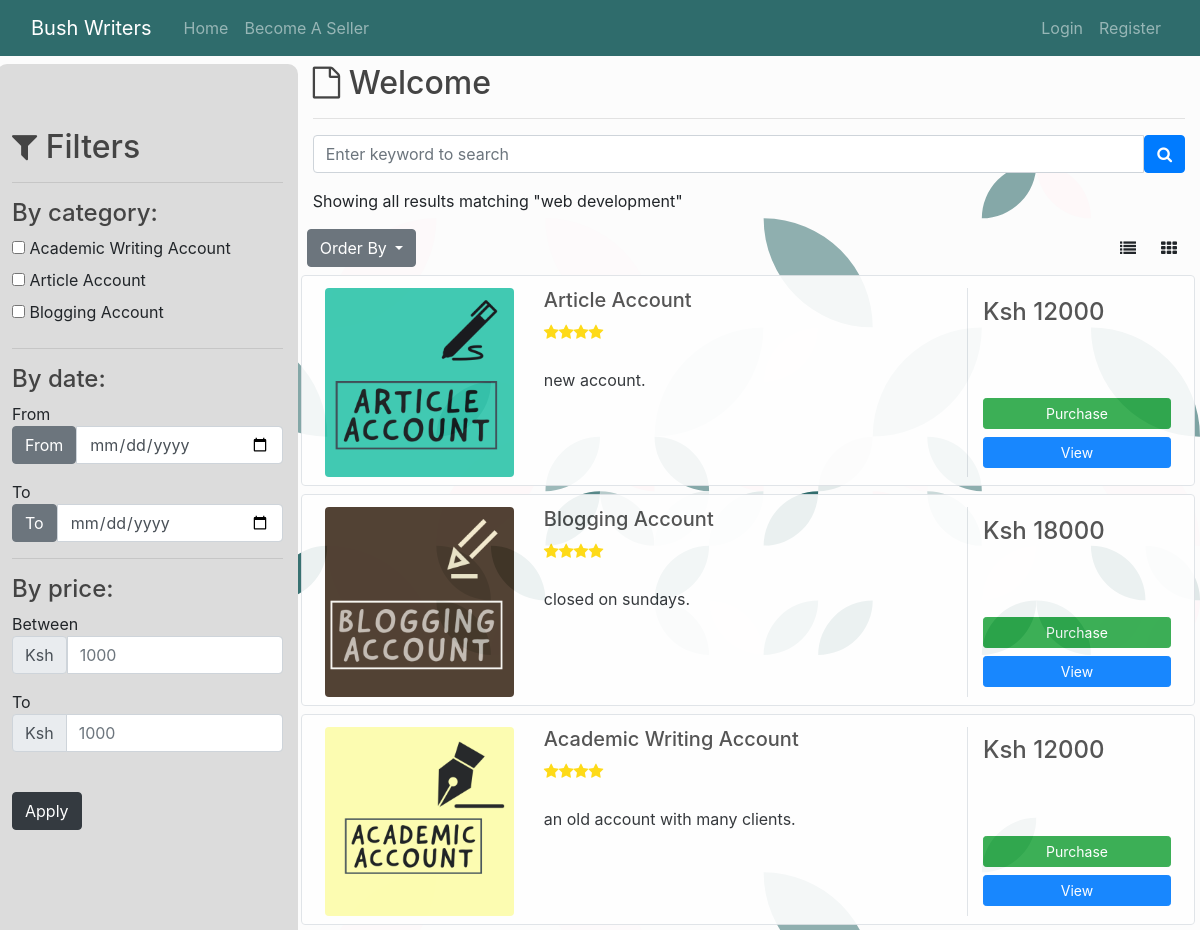
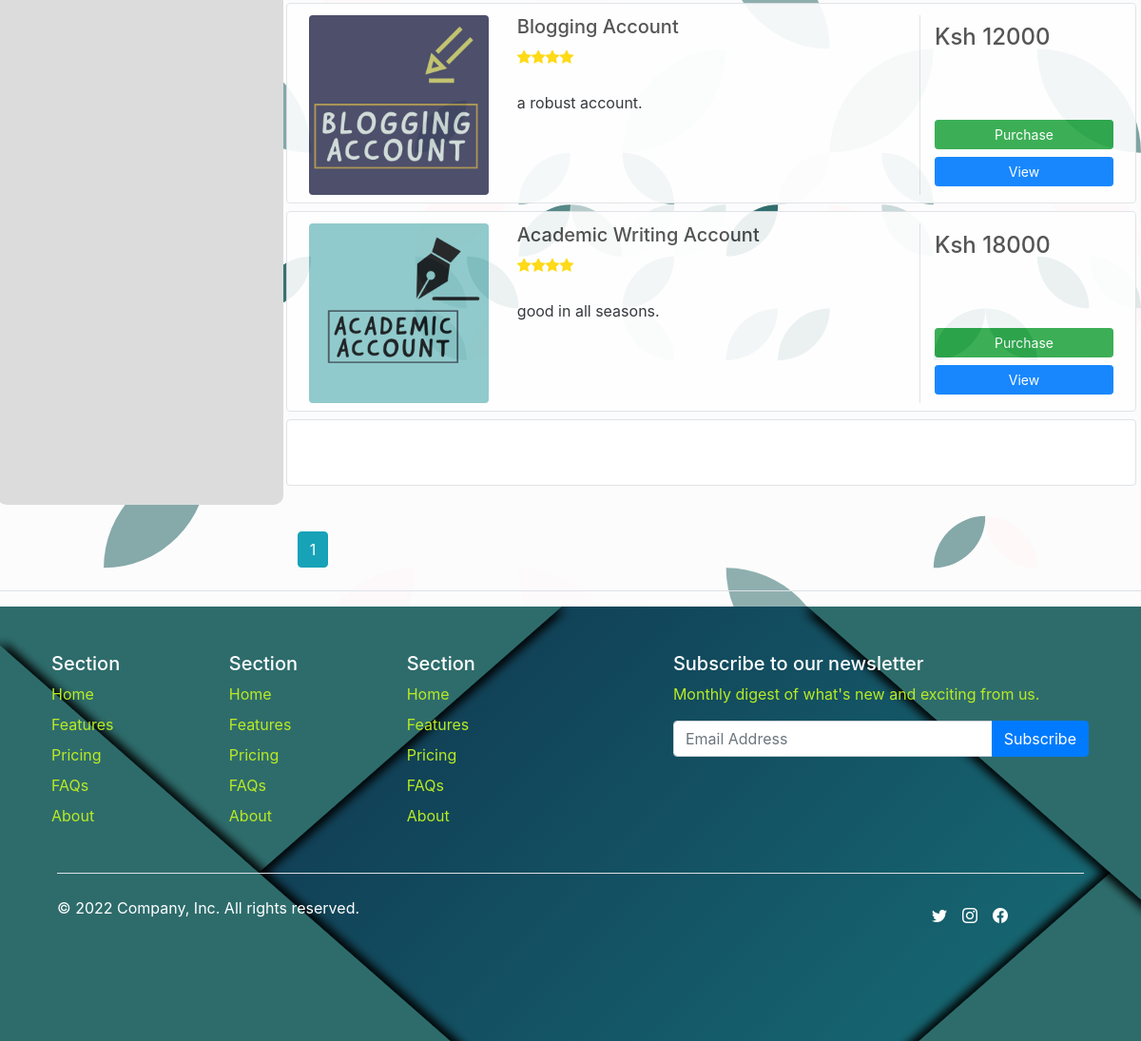
The page / on the database its author committed (2 pictures, top to bottom).
### models/accounts.py (models this page shows, shortened)
class Account(db.Model):
    STATUS_AVAILABLE = 0
    STATUS_ON_PROGRESS = 1
    STATUS_VERIFICATION_STAGE = 2
    STATUS_SUCCESSFUL_STAGE = 3
    STATUS_DISPUTED_STAGE = 4
    __tablename__ = 'account'
    account_id = db.Column(db.Integer, primary_key = True)
    account_type = db.Column(db.Enum(AccountType), default = AccountType.ACADEMIC_WRITING_ACCOUNT)
    account_name = db.Column(db.String(80), nullable = False)
    description = db.Column(db.String(120), nullable = False)
    brand = db.Column(db.String(60), nullable = False)
    price = db.Column(db.Integer, nullable = False)
    status = db.Column(db.SmallInteger, default=STATUS_AVAILABLE)
    account_creation_date = db.Column(db.Date, nullable = False)
    time_posted = db.Column(db.DateTime (timezone = True), default = func.now())
    user_id = db.Column(db.Integer, db.ForeignKey('user.id', ondelete = 'CASCADE'))
    images = db.relationship('Image', backref = 'account', passive_deletes = True, lazy='dynamic' )

### main/views.py (the view, shortened to what this page needs)
@main.route('/', methods = ['GET', 'POST'])
def viewpage():
    page = request.args.get('page', 1, type=int)
    account = Account.query.filter_by(status = 0).paginate(page=page, per_page=10)
    search_form = Search()
    purchase_form = Payment_Method()
    return render_template('view.html', account=account, logged_in_user=current_user, purchase_form = purchase_form, form = search_form)

### templates/view.html (shortened to what this page needs)
{% extends 'base.html' %}
{% block stylesheets %}
    <link href="https://cdnjs.cloudflare.com/ajax/libs/font-awesome/4.7.0/css/font-awesome.min.css" rel="stylesheet">
    <link rel="stylesheet" type="text/css" href="{{ url_for('static', filename='css/styles.css') }}" >
    <link rel="stylesheet" type="text/css" href="{{ url_for('static', filename='css/home_listing.css') }}" >
    <link href="https://stackpath.bootstrapcdn.com/bootstrap/4.4.1/css/bootstrap.min.css" rel="stylesheet">
{% endblock stylesheets %}
{% block content %}
<div class="container">
    <div class="row">
    <div class="col-md-12">
        <div class="grid search">
        <div class="grid-body">
            <div class="row">
            <div class="col-md-3 filter">
                <form action="">
                    <h2 class="grid-title"><i class="fa fa-filter"></i> Filters</h2>
                    <hr>
                    <h4>By category:</h4>
                    <div class="checkbox">
                    <label><input type="checkbox" class="icheck"> Academic Writing Account</label>
                    </div>
                    <div class="checkbox">
                    <label><input type="checkbox" class="icheck"> Article Account</label>
                    </div>
                    <div class="checkbox">
                    <label><input type="checkbox" class="icheck"> Blogging Account</label>
                    </div>
                    <hr>
                    <h4>By date:</h4>
                    From
                    <div class="input-group mb-3">
                        <button type="button" class="btn btn-secondary">From</button>
                        <input type="date" class="form-control" aria-label="Text input with segmented dropdown button">
                    </div>
                    To
                    <div class="input-group mb-3">
                        <button type="button" class="btn btn-secondary">To</button>
                        <input type="date" class="form-control" aria-label="Text input with segmented dropdown button">
                    </div>
                    <hr>
                    <h4>By price:</h4>
                    Between
                    <div class="input-group mb-3">
                        <span class="input-group-text">Ksh</span>
                        <input type="number" placeholder="1000" min="1000" max="50000" class="form-control" aria-label="Dollar amount (with dot and two decimal places)">
                    </div>
                    To
                    <div class="input-group mb-3">
                        <div class="input-group-prepend">
                          <span class="input-group-text">Ksh</span>
                        </div>
                        <input type="number" placeholder="1000" min="1000" max="50000" class="form-control" aria-label="Amount (to the nearest dollar)">
                      </div>
                    <br>
                <button type="button" class="btn btn-dark">Apply</button>
                </form>
            </div>
            <div class="col-md-9">
                {% if logged_in_user %}
                    <h2><i class="fa fa-file-o"></i> Welcome {{ logged_in_user.username | title }}</h2>
                {% else %}
                    <h2><i class="fa fa-file-o"></i> Welcome </h2>
                {% endif %}
                <hr>
                <form action="{{ url_for('main.search_results') }}" method="POST">
                    <div class="input-group">
                        <div class="input-group mb-3">
                            {% if form.keyword.errors %}
                                {{ form.keyword(class="form-control form-control-lg is-invalid") }}
                                <div class="invalid-feedback">
                                    {% for error in form.keyword.errors %}
                                        <span>{{ error }}</span>
                                    {% endfor %}
                                </div>
                            {% else %}
                                {{ form.keyword(class="form-control", placeholder='Enter keyword to search') }}
                            {% endif %}
                            <span class="input-group-btn">
                                <button class="btn btn-primary" name = 'search' type="submit"><i class="fa fa-search"></i></button>
                            </span>
                        </div>
                    </div>
                </form>
                <p>Showing all results matching "web development"</p>
                <div class="row">
                <div class="dropdown col-sm-6">
                    <div class="btn-group">
                        <button class="btn btn-secondary dropdown-toggle" type="button" id="dropdownMenuButton" data-toggle="dropdown" aria-haspopup="true" aria-expanded="false">
                        Order By
                        </button>
                    </div>
                </div>
                <div class="col-md-6 text-right">
                    <div class="btn-group">
                    <button type="button" class="btn btn-default active"><i class="fa fa-list"></i></button>
                    <button type="button" class="btn btn-default"><i class="fa fa-th"></i></button>
                    </div>
                </div>
                </div>
                {% block search %}
                <div class="container mt-2 mb-5">
                    <div class="d-flex justify-content-center row">
                        <div class="col-md-10">
                            {% for item in account.items %}
                                <div class="row p-2  border rounded mb-2 listing-item">
                                    {% set account_id = item.account_id %}
                                    {% set random_no = range(1, 4)|random|string() %}
                                    {% if item.account_type.value == 'article_account' %}
                                    <div class="col-md-3 no_bg_color mt-1"><img class="img-fluid img-responsive rounded" src="{{url_for('static', filename='images/img/article'+random_no+'.png')}}"></div>
                                    {% elif item.account_type.value == 'academic_writing_account' %}
                                    <div class="col-md-3 no_bg_color mt-1"><img class="img-fluid img-responsive rounded" src="{{url_for('static', filename='images/img/academic'+random_no+'.png')}}"></div>
                                    {% else %}
                                    <div class="col-md-3 no_bg_color mt-1"><img class="img-fluid img-responsive rounded" src="{{url_for('static', filename='images/img/blog'+random_no+'.png')}}"></div>
                                    {% endif %}
                                    <div class="col-md-6 mt-1">
                                        <h5>{{ item.account_type.value | replace("_", "  ") | title }}</h5>
                                        <div class="d-flex flex-row">
                                            <div class="ratings mr-2"><i class="fa fa-star"></i><i class="fa fa-star"></i><i class="fa fa-star"></i><i class="fa fa-star"></i></div>
                                        </div>
                                        <br>
                                        <p class="text-justify text-truncate para mb-0"> {{ item.description }}.<br><br></p>
                                    </div>
                                    <div class="align-items-center align-content-center col-md-3 no_bg_color border-left mt-1">
                                        <div class="d-flex flex-row align-items-center">
                                            <h4 class="mr-1">Ksh {{ item.price }}</h4>
                                        </div>
                                        <div class="d-flex flex-column position_btn">
                                                <button class="btn btn-success btn-sm btn-purchase" type="button" data-toggle="modal" data-target="#exampleModal">
                                                    Purchase
                                                </button>
                                                <button class="btn btn-primary btn-sm mt-2" type="button">
                                                    View
                                                </button>
                                        </div>
                                    </div>
                                </div>
                            {% endfor %}
                        {% endblock search %}
                            <div class="row p-2 bg-white border rounded mt-2">
                                <div class="col-md-6 mt-1">
                                    <p class="text-justify text-truncate para home-end mb-0">There are many variations of passages of Lorem Ipsum available,
                                        <br>
                                        <br>
                                    </p>
                                </div>
                            </div>
                        </div>
                    </div>
                </div>
                {% block search_pagination %}
                {% for page_number in account.iter_pages(left_edge=1, right_edge=1, left_current=1, right_current=2) %}
                        {% if page_number %}
                            {% if account.page == page_number %}
                                <a class="btn btn-info mb-4" href="{{ url_for('main.viewpage', page=page_number) }}">{{ page_number }}</a>
                            {% else %}
                                <a class="btn btn-outline-info mb-4" href="{{ url_for('main.viewpage', page=page_number) }}">{{ page_number }}</a>
                            {% endif %}
                        {% else %}
                                ...
                        {% endif %}
                {% endfor %}
                {% endblock search_pagination %}
            </div>
            </div>
        </div>
        </div>
    </div>
    </div>
    </div>
{% endblock content %}
{% block footer %}
<div class="border-top pt-3"></div>
<div class="footer-container">
  <footer class="py-5">
    <div class="row">
      <div class="col-6 col-md-2 mb-3">
        <h5 class="text-white">Section</h5>
        <ul class="nav flex-column">
          <li class="nav-item mb-2 footer-color"><a href="#" class="nav-link p-0 footer-color">Home</a></li>
          <li class="nav-item mb-2 footer-color"><a href="#" class="nav-link p-0 footer-color">Features</a></li>
          <li class="nav-item mb-2 footer-color"><a href="#" class="nav-link p-0 footer-color">Pricing</a></li>
          <li class="nav-item mb-2 footer-color"><a href="#" class="nav-link p-0 footer-color">FAQs</a></li>
          <li class="nav-item mb-2 footer-color"><a href="#" class="nav-link p-0 footer-color">About</a></li>
        </ul>
      </div>
      <div class="col-6 col-md-2 mb-3">
        <h5 class="text-white">Section</h5>
        <ul class="nav flex-column">
          <li class="nav-item mb-2"><a href="#" class="nav-link p-0 footer-color">Home</a></li>
          <li class="nav-item mb-2"><a href="#" class="nav-link p-0 footer-color">Features</a></li>
          <li class="nav-item mb-2"><a href="#" class="nav-link p-0 footer-color">Pricing</a></li>
          <li class="nav-item mb-2"><a href="#" class="nav-link p-0 footer-color">FAQs</a></li>
          <li class="nav-item mb-2"><a href="#" class="nav-link p-0 footer-color">About</a></li>
        </ul>
      </div>
      <div class="col-6 col-md-2 mb-3">
        <h5 class="text-white">Section</h5>
        <ul class="nav flex-column">
          <li class="nav-item mb-2"><a href="#" class="nav-link p-0 footer-color">Home</a></li>
          <li class="nav-item mb-2"><a href="#" class="nav-link p-0 footer-color">Features</a></li>
          <li class="nav-item mb-2"><a href="#" class="nav-link p-0 footer-color">Pricing</a></li>
          <li class="nav-item mb-2"><a href="#" class="nav-link p-0 footer-color">FAQs</a></li>
          <li class="nav-item mb-2"><a href="#" class="nav-link p-0 footer-color">About</a></li>
        </ul>
      </div>
      <div class="col-md-5 offset-md-1 mb-3">
        <form>
          <h5 class="text-white">Subscribe to our newsletter</h5>
          <p class="footer-color">Monthly digest of what's new and exciting from us.</p>
          <div class="input-group">
            <input type="text" class="form-control" placeholder="Email Address" aria-label="Recipient's email input" aria-describedby="button-addon4">
            <div class="input-group-append" id="button-addon4">
              <button class="btn btn-primary" type="button">Subscribe</button>
            </div>
          </div>
        </form>
      </div>
    </div>
    <div class="d-flex flex-column flex-sm-row justify-content-between py-4 my-4 border-top">
      <p class="text-white">&copy; 2022 Company, Inc. All rights reserved.</p>
      <ul class="list-unstyled d-flex">
        <i class="bi bi-twitter p-2 text-white"></i>
        <i class="bi bi-instagram p-2 text-white"></i>
        <i class="bi bi-facebook p-2 text-white"></i>
        <li class="ms-3"><a class="text-white" href="#"><svg class="bi" width="24" height="24"><use xlink:href="#twitter"/></svg></a></li>
        <li class="ms-3"><a class="link-dark" href="#"><svg class="bi" width="24" height="24"><use xlink:href="#instagram"/></svg></a></li>
        <li class="ms-3"><a class="link-dark" href="#"><svg class="bi" width="24" height="24"><use xlink:href="#facebook"/></svg></a></li>
      </ul>
    </div>
  </footer>
</div>
{% endblock footer %}

### templates/base.html (shortened to what this page needs)
<!DOCTYPE html>
<html lang="en">
<head>
  {% block stylesheets %}{% endblock stylesheets %}
    <link rel="stylesheet" href="https://cdnjs.cloudflare.com/ajax/libs/bootstrap-icons/1.9.1/font/bootstrap-icons.min.css" />
</head>
<body>
    <header class="site-header">
        <nav class="navbar navbar-expand-md navbar-dark navbar-color fixed-top">
          <div class="container">
            <a class="navbar-brand mr-4" href="/">Bush Writers</a>
            <div class="collapse navbar-collapse" id="navbarToggle">
              <div class="navbar-nav mr-auto">
                <a class="nav-item nav-link" href="{{ url_for('main.viewpage') }}">Home</a>
                <a class="nav-item nav-link" href="{{ url_for('main.seller') }}">Become A Seller</a>
              </div>
              <div class="navbar-nav">
                {% if not current_user.is_authenticated %}
                <a class="nav-item nav-link" href="{{ url_for('auth.login') }}">Login</a>
                <a class="nav-item nav-link" href="{{ url_for('auth.register') }}">Register</a>
                {% endif %}
              </div>
            </div>
          </div>
        </nav>
      </header>
    <main role="main" class="container">
        <div class="row">
          <div class="col-md-8">
            {% block content %}{% endblock %}
          </div>
        </div>
      </main>
      {% block footer %}
      {% endblock footer %}
</body>
</html>

### rows shown on the page
Account: account_type.value "Article Account", description "new account", price "12000"
Account: shows a picture, account_type.value "Blogging Account", description "closed on sundays", price "18000"
Account: shows a picture, account_type.value "Academic Writing Account", description "an old account with many clients", price "12000"
Account: shows a picture, account_type.value "Blogging Account", description "a robust account", price "12000"
Account: shows a picture, account_type.value "Academic Writing Account", description "good in all seasons", price "18000"

### other values the page prints
{{ page_number }} "1"
